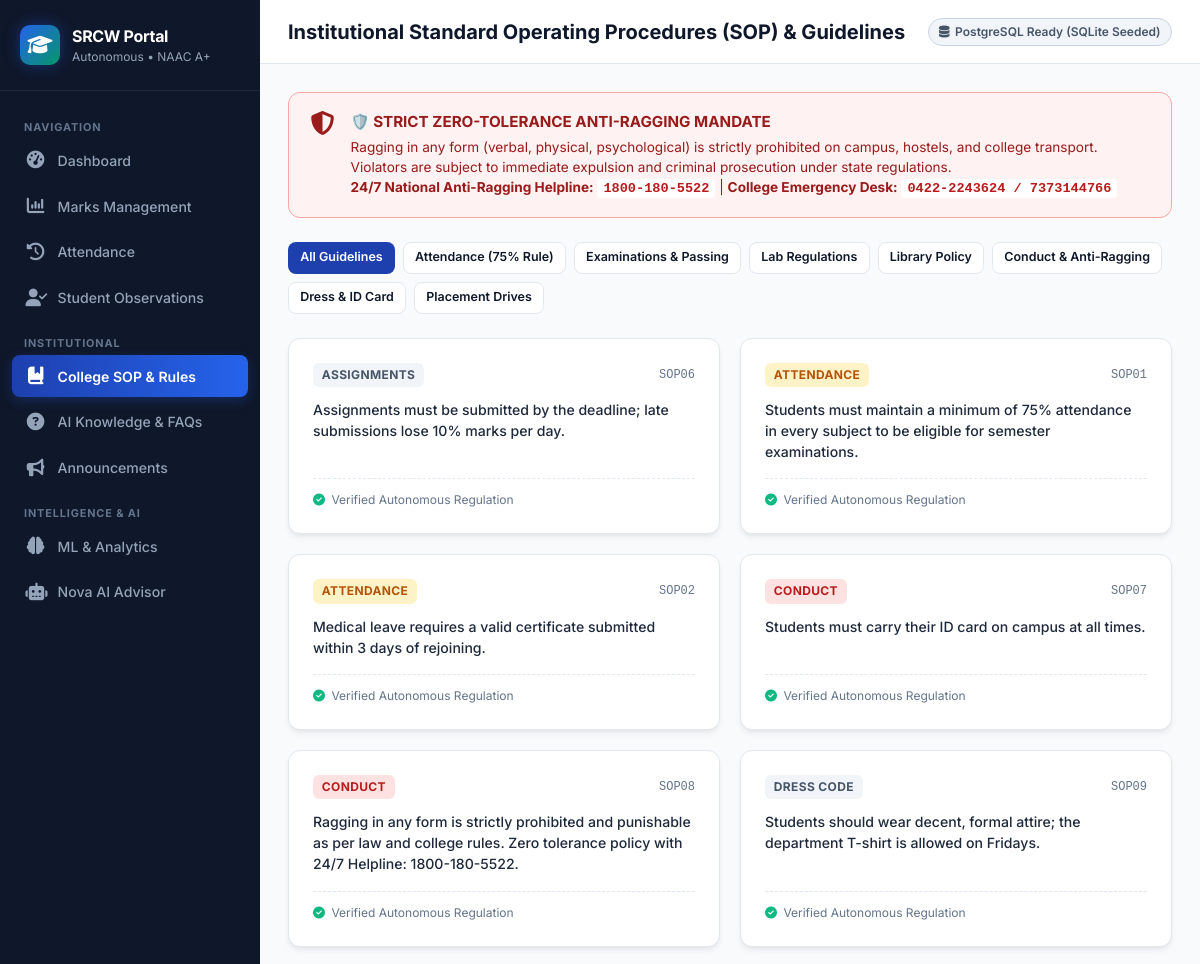
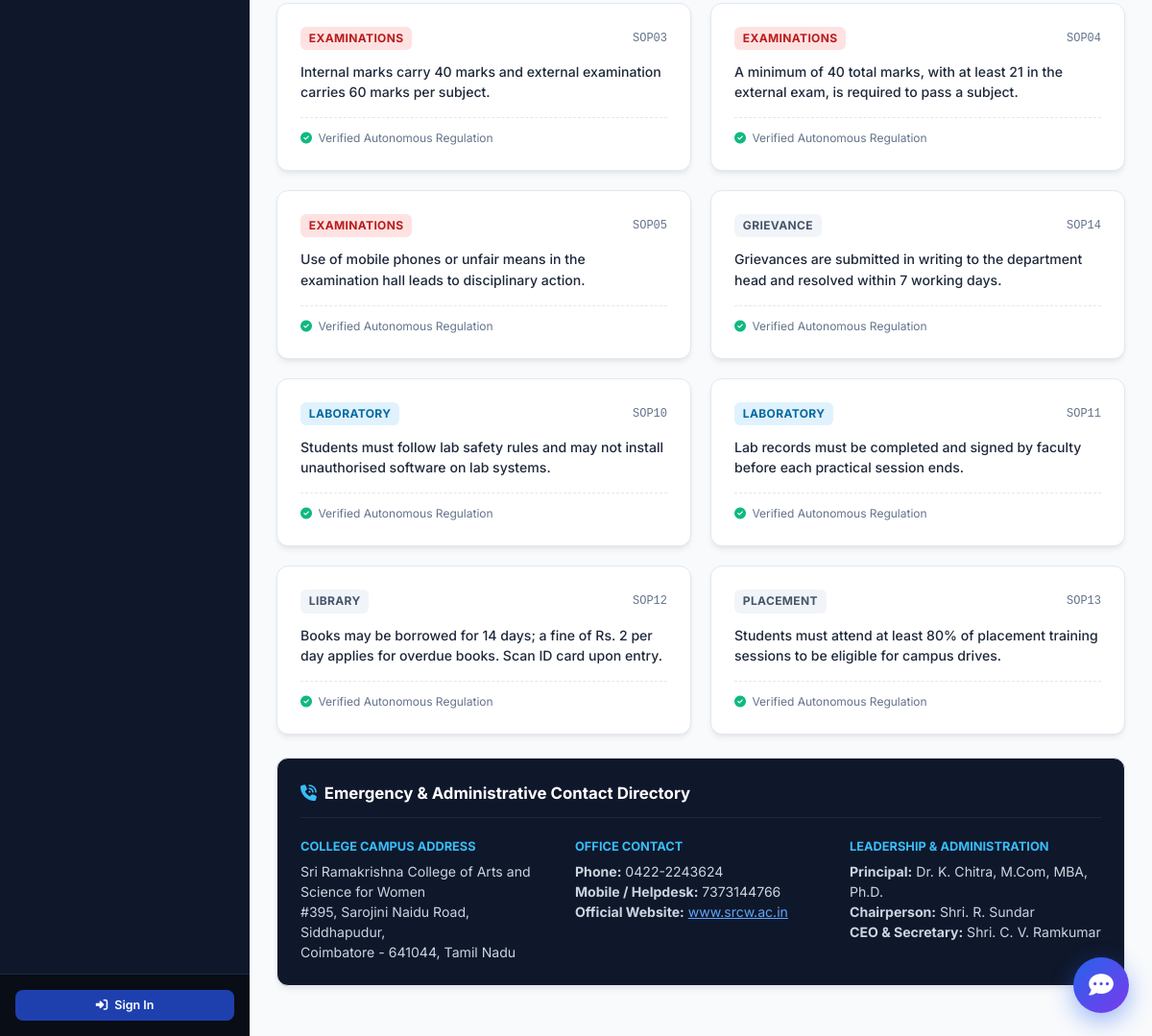
/guidelines, run on the app's committed database (2 pictures, top to bottom).
### tables this page shows
CREATE TABLE sops (
            sop_id TEXT PRIMARY KEY,
            category TEXT NOT NULL,
            guideline TEXT NOT NULL
        );

### app.py (the view)
@app.route("/guidelines")
def guidelines():
    category = request.args.get("category", "All")
    sops = db_manager.get_sops(category if category != "All" else None)
    return render_template("sops.html", sops=sops, selected_category=category)

### app.py (called while the page is built)
@app.context_processor
def inject_global_data():
    return {
        "current_user": session.get("user"),
        "db_mode": db_manager.active_mode,
        "college_name": "Sri Ramakrishna College of Arts and Science for Women"
    }

### db.py (called while the page is built)
    def get_sqlite_conn(self):
        conn = sqlite3.connect(self.sqlite_path)
        conn.row_factory = sqlite3.Row
        return conn

    def get_sops(self, category=None):
        conn = self.get_sqlite_conn()
        cur = conn.cursor()
        if category and category != "All":
            cur.execute("SELECT * FROM sops WHERE category = ? ORDER BY sop_id", (category,))
        else:
            cur.execute("SELECT * FROM sops ORDER BY category, sop_id")
        rows = cur.fetchall()
        conn.close()
        return [dict(r) for r in rows]

### templates/sops.html (shortened to what this page needs)
{% extends "base.html" %}
{% block page_heading %}Institutional Standard Operating Procedures (SOP) & Guidelines{% endblock %}
{% block content %}
<div class="alert-banner danger" style="margin-bottom: 1.5rem;">
  <div class="alert-icon">
    <i class="fa-solid fa-shield-halved"></i>
  </div>
  <div style="flex: 1;">
    <div class="alert-title">🛡️ STRICT ZERO-TOLERANCE ANTI-RAGGING MANDATE</div>
    <div class="alert-text">
      Ragging in any form (verbal, physical, psychological) is strictly prohibited on campus, hostels, and college transport.
      Violators are subject to immediate expulsion and criminal prosecution under state regulations.
      <br><strong>24/7 National Anti-Ragging Helpline:</strong> <code style="background: #fff; padding: 2px 6px; border-radius: 4px; font-weight: 700; color: #b91c1c;">1800-180-5522</code>
      | <strong>College Emergency Desk:</strong> <code style="background: #fff; padding: 2px 6px; border-radius: 4px; font-weight: 700; color: #b91c1c;">0422-2243624 / 7373144766</code>
    </div>
  </div>
</div>
<div style="display: flex; flex-wrap: wrap; gap: 0.5rem; margin-bottom: 1.5rem;">
  <a href="{{ url_for('guidelines', category='All') }}" class="btn btn-sm {% if selected_category == 'All' %}btn-primary{% else %}btn-outline{% endif %}">
    All Guidelines
  </a>
  <a href="{{ url_for('guidelines', category='Attendance') }}" class="btn btn-sm {% if selected_category == 'Attendance' %}btn-primary{% else %}btn-outline{% endif %}">
    Attendance (75% Rule)
  </a>
  <a href="{{ url_for('guidelines', category='Examinations') }}" class="btn btn-sm {% if selected_category == 'Examinations' %}btn-primary{% else %}btn-outline{% endif %}">
    Examinations & Passing
  </a>
  <a href="{{ url_for('guidelines', category='Laboratory') }}" class="btn btn-sm {% if selected_category == 'Laboratory' %}btn-primary{% else %}btn-outline{% endif %}">
    Lab Regulations
  </a>
  <a href="{{ url_for('guidelines', category='Library') }}" class="btn btn-sm {% if selected_category == 'Library' %}btn-primary{% else %}btn-outline{% endif %}">
    Library Policy
  </a>
  <a href="{{ url_for('guidelines', category='Conduct') }}" class="btn btn-sm {% if selected_category == 'Conduct' %}btn-primary{% else %}btn-outline{% endif %}">
    Conduct & Anti-Ragging
  </a>
  <a href="{{ url_for('guidelines', category='Dress Code') }}" class="btn btn-sm {% if selected_category == 'Dress Code' %}btn-primary{% else %}btn-outline{% endif %}">
    Dress & ID Card
  </a>
  <a href="{{ url_for('guidelines', category='Placement') }}" class="btn btn-sm {% if selected_category == 'Placement' %}btn-primary{% else %}btn-outline{% endif %}">
    Placement Drives
  </a>
</div>
<div style="display: grid; grid-template-columns: repeat(auto-fill, minmax(320px, 1fr)); gap: 1.25rem; margin-bottom: 1.5rem;">
  {% for s in sops %}
  <div class="card" style="margin-bottom: 0; display: flex; flex-direction: column; justify-content: space-between;">
    <div>
      <div style="display: flex; justify-content: space-between; align-items: center; margin-bottom: 0.75rem;">
        <span class="badge {% if s.category == 'Attendance' %}badge-warning{% elif s.category == 'Examinations' %}badge-danger{% elif s.category == 'Laboratory' %}badge-info{% elif s.category == 'Conduct' %}badge-danger{% else %}badge-secondary{% endif %}">
          {{ s.category }}
        </span>
        <code style="font-size: 0.75rem; color: #64748b;">{{ s.sop_id }}</code>
      </div>
      <p style="font-size: 0.88rem; color: #1e293b; line-height: 1.5; font-weight: 500;">
        {{ s.guideline }}
      </p>
    </div>
    <div style="margin-top: 1rem; padding-top: 0.75rem; border-top: 1px dashed var(--border-color); font-size: 0.75rem; color: #64748b; display: flex; align-items: center; gap: 0.4rem;">
      <i class="fa-solid fa-circle-check" style="color: #10b981;"></i> Verified Autonomous Regulation
    </div>
  </div>
  {% endfor %}
</div>
<div class="card" style="background: #0f172a; color: #ffffff;">
  <div class="card-header" style="border-bottom-color: #1e293b;">
    <div class="card-title" style="color: #ffffff;">
      <i class="fa-solid fa-phone-volume" style="color: #38bdf8;"></i>
      <span>Emergency & Administrative Contact Directory</span>
    </div>
  </div>
  <div style="display: grid; grid-template-columns: repeat(auto-fit, minmax(220px, 1fr)); gap: 1.5rem; font-size: 0.88rem;">
    <div>
      <h5 style="color: #38bdf8; font-size: 0.8rem; text-transform: uppercase; margin-bottom: 0.35rem;">College Campus Address</h5>
      <p style="color: #cbd5e1;">
        Sri Ramakrishna College of Arts and Science for Women<br>
        #395, Sarojini Naidu Road, Siddhapudur,<br>
        Coimbatore - 641044, Tamil Nadu
      </p>
    </div>
    <div>
      <h5 style="color: #38bdf8; font-size: 0.8rem; text-transform: uppercase; margin-bottom: 0.35rem;">Office Contact</h5>
      <p style="color: #cbd5e1;">
        <strong>Phone:</strong> 0422-2243624<br>
        <strong>Mobile / Helpdesk:</strong> 7373144766<br>
        <strong>Official Website:</strong> <a href="https://www.srcw.ac.in" target="_blank" style="color: #60a5fa;">www.srcw.ac.in</a>
      </p>
    </div>
    <div>
      <h5 style="color: #38bdf8; font-size: 0.8rem; text-transform: uppercase; margin-bottom: 0.35rem;">Leadership & Administration</h5>
      <p style="color: #cbd5e1;">
        <strong>Principal:</strong> Dr. K. Chitra, M.Com, MBA, Ph.D.<br>
        <strong>Chairperson:</strong> Shri. R. Sundar<br>
        <strong>CEO & Secretary:</strong> Shri. C. V. Ramkumar
      </p>
    </div>
  </div>
</div>
{% endblock %}

### templates/base.html (shortened to what this page needs)
<!DOCTYPE html>
<html lang="en">
<head>
  <link rel="stylesheet" href="https://cdnjs.cloudflare.com/ajax/libs/font-awesome/6.4.0/css/all.min.css">
  <link rel="stylesheet" href="{{ url_for('static', filename='css/style.css') }}">
</head>
<body>
<div class="app-container">
  <aside class="sidebar">
    <div class="sidebar-header">
      <div class="sidebar-logo-icon">
        <i class="fa-solid fa-graduation-cap"></i>
      </div>
      <div class="sidebar-brand">
        <h2>SRCW Portal</h2>
        <span>Autonomous • NAAC A+</span>
      </div>
    </div>
    <nav class="sidebar-nav">
      <div class="nav-section-title">Navigation</div>
      <a href="{{ url_for('dashboard') }}" class="nav-item {% if request.path.endswith('/dashboard') %}active{% endif %}">
        <i class="fa-solid fa-gauge-high nav-icon"></i>
        <span>Dashboard</span>
      </a>
      <a href="{{ url_for('marks_management') }}" class="nav-item {% if '/marks' in request.path %}active{% endif %}">
        <i class="fa-solid fa-chart-column nav-icon"></i>
        <span>Marks Management</span>
      </a>
      <a href="{{ url_for('attendance_management') }}" class="nav-item {% if '/attendance' in request.path %}active{% endif %}">
        <i class="fa-solid fa-clock-rotate-left nav-icon"></i>
        <span>Attendance</span>
      </a>
      <a href="{{ url_for('observations') }}" class="nav-item {% if '/observations' in request.path %}active{% endif %}">
        <i class="fa-solid fa-user-check nav-icon"></i>
        <span>Student Observations</span>
      </a>
      <div class="nav-section-title">Institutional</div>
      <a href="{{ url_for('guidelines') }}" class="nav-item {% if '/guidelines' in request.path %}active{% endif %}">
        <i class="fa-solid fa-book-bookmark nav-icon"></i>
        <span>College SOP & Rules</span>
      </a>
      <a href="{{ url_for('faqs') }}" class="nav-item {% if '/faqs' in request.path %}active{% endif %}">
        <i class="fa-solid fa-circle-question nav-icon"></i>
        <span>AI Knowledge & FAQs</span>
      </a>
      <a href="{{ url_for('announcements') }}" class="nav-item {% if '/announcements' in request.path %}active{% endif %}">
        <i class="fa-solid fa-bullhorn nav-icon"></i>
        <span>Announcements</span>
      </a>
      <div class="nav-section-title">Intelligence & AI</div>
      <a href="{{ url_for('analytics') }}" class="nav-item {% if '/analytics' in request.path %}active{% endif %}">
        <i class="fa-solid fa-brain nav-icon"></i>
        <span>ML & Analytics</span>
      </a>
      <a href="{{ url_for('chatbot_page') }}" class="nav-item {% if '/chatbot' in request.path %}active{% endif %}">
        <i class="fa-solid fa-robot nav-icon"></i>
        <span>Nova AI Advisor</span>
      </a>
    </nav>
    <div class="sidebar-footer">
      {% if current_user %}
      <div class="user-chip">
        <div class="user-avatar">
          {{ current_user.full_name[:1] }}
        </div>
        <div class="user-info">
          <div class="user-name">{{ current_user.full_name }}</div>
          <div class="user-role">{{ current_user.role }}{% if current_user.student_id %} ({{ current_user.student_id }}){% endif %}</div>
        </div>
      </div>
      {% else %}
      <a href="{{ url_for('login') }}" class="btn btn-primary btn-sm" style="width: 100%;">
        <i class="fa-solid fa-right-to-bracket"></i> Sign In
      </a>
      {% endif %}
    </div>
  </aside>
  <div class="main-wrapper">
    <header class="topbar">
      <div class="page-title">
        <h1>{% block page_heading %}Dashboard{% endblock %}</h1>
      </div>
      <div class="topbar-actions">
        <div class="badge-db {% if db_mode == 'sqlite' %}sqlite{% endif %}" title="Active Database Backend">
          <i class="fa-solid fa-database"></i>
          <span>{{ 'Supabase (PostgreSQL)' if db_mode == 'supabase' else 'PostgreSQL Ready (SQLite Seeded)' }}</span>
        </div>
      </div>
    </header>
    <main class="content-body">
      {% block content %}{% endblock %}
    </main>
  </div>
</div>
<div id="ai-chat-widget">
  <button class="chat-toggle-btn" id="chatToggleBtn" aria-label="Open AI Assistant">
    <i class="fa-solid fa-comment-dots"></i>
  </button>
</div>
</body>
</html>

### data on the page
sops: category "ASSIGNMENTS", sop_id "SOP06", guideline "Assignments must be submitted by the deadline; late submissions lose 10% marks per day."
sops: category "ATTENDANCE", sop_id "SOP01", guideline "Students must maintain a minimum of 75% attendance in every subject to be eligible for semester examinations."
sops: category "ATTENDANCE", sop_id "SOP02", guideline "Medical leave requires a valid certificate submitted within 3 days of rejoining."
sops: category "CONDUCT", sop_id "SOP07", guideline "Students must carry their ID card on campus at all times."
sops: category "CONDUCT", sop_id "SOP08", guideline "Ragging in any form is strictly prohibited and punishable as per law and college rules. Zero tolerance policy with 24/7 Helpline: 1800-180-5522."
sops: category "DRESS CODE", sop_id "SOP09", guideline "Students should wear decent, formal attire; the department T-shirt is allowed on Fridays."
sops: category "EXAMINATIONS", sop_id "SOP03", guideline "Internal marks carry 40 marks and external examination carries 60 marks per subject."
sops: category "EXAMINATIONS", sop_id "SOP04", guideline "A minimum of 40 total marks, with at least 21 in the external exam, is required to pass a subject."
sops: category "EXAMINATIONS", sop_id "SOP05", guideline "Use of mobile phones or unfair means in the examination hall leads to disciplinary action."
sops: category "GRIEVANCE", sop_id "SOP14", guideline "Grievances are submitted in writing to the department head and resolved within 7 working days."
sops: category "LABORATORY", sop_id "SOP10", guideline "Students must follow lab safety rules and may not install unauthorised software on lab systems."
sops: category "LABORATORY", sop_id "SOP11", guideline "Lab records must be completed and signed by faculty before each practical session ends."
sops: category "LIBRARY", sop_id "SOP12", guideline "Books may be borrowed for 14 days; a fine of Rs. 2 per day applies for overdue books. Scan ID card upon entry."
sops: category "PLACEMENT", sop_id "SOP13", guideline "Students must attend at least 80% of placement training sessions to be eligible for campus drives."
